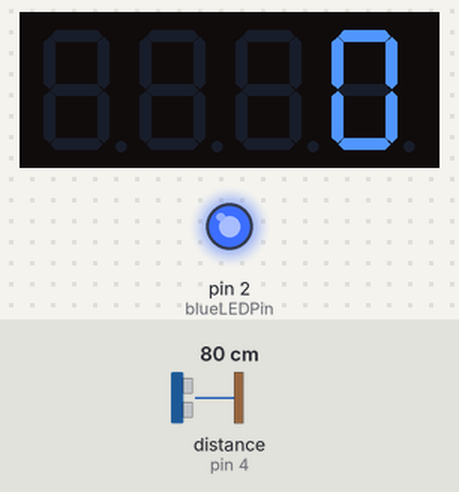
The sketch below on a simulated Arduino Uno, built with avr-gcc and run on an emulated ATmega328P. Shown: 4-digit seven-segment display, output pins drawn as LEDs (lit = HIGH). Wiring (inferred from the names in the program): ultrasonic range finder: trigger pin 5; echo pin 4. The test bench sets the inputs (shaded band); at power-on: distance to the obstacle (sensor on pin 4) 80 cm. The echo pulse lasts 58.3 µs per cm; pins used as bus, display or sensor lines are not drawn.

Above: at 1.2 s.
1.3 s: distance to the obstacle (sensor on pin 4) set to 2 cm
At 1.9 s:
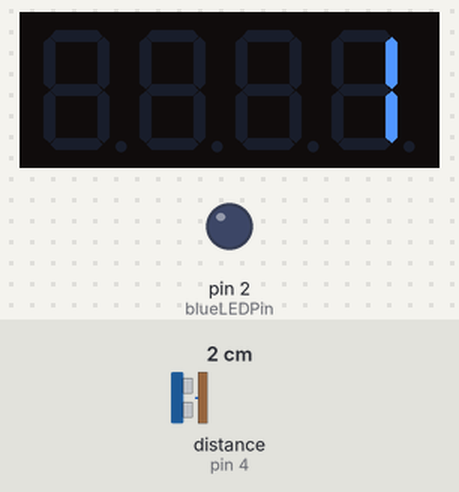
4.3 s: distance to the obstacle (sensor on pin 4) set to 18 cm
At 5.0 s:
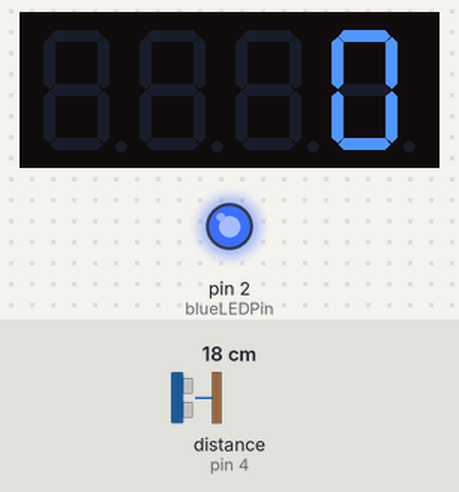
5.8 s: distance to the obstacle (sensor on pin 4) set to 13 cm
7.3 s: distance to the obstacle (sensor on pin 4) set to 10 cm
At 9.3 s:
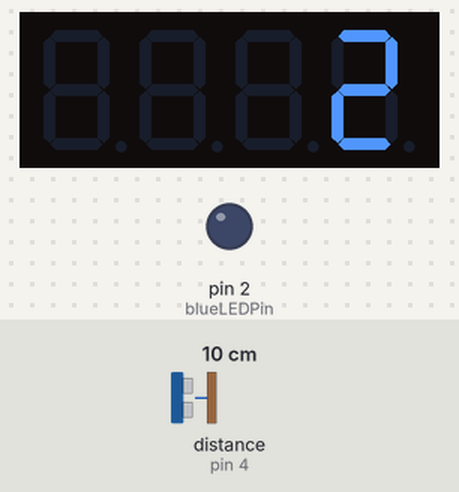
Timing chart, 0 to 10.8 s (numbered marks = the images above; inputs shaded):
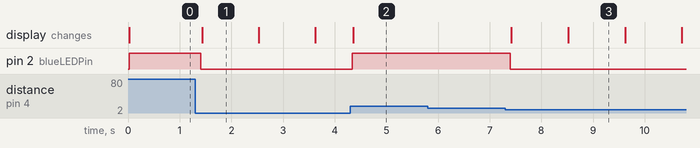

Measured:
- the behaviour switches between 12 and 11 cm on distance to the obstacle (sensor on pin 4) (found by bisection; images 2 and 3)
- after the input at 1.3 s, pin 2 (blueLEDPin): HIGH → LOW after 0.11 s; the display: changes after 0.13 s (image 1)
- after the input at 4.3 s, pin 2 (blueLEDPin): LOW → HIGH at once
- after the input at 5.8 s, every drawn part: stays the same
- after the input at 7.3 s, pin 2 (blueLEDPin): HIGH → LOW after 0.10 s; the display: first changes after 0.12 s (image 3 shows a later state)
- what the display in image 1 shows lasts 1.1 s, from 1.4 s to 2.5 s

The sketch:

time_display.ino
```cpp
#include <TM1637Display.h>

#define CLK 12
#define DIO 13

TM1637Display display(CLK, DIO);

uint8_t blank[] = { 0x00, 0x00, 0x00, 0x00 };

int echoInputPin = 4;   // define ultrasonic signal receiver pin ECHO to D4
int trigOutputPin = 5;  // define ultrasonic signal transmitter pin TRIG to D5
int blueLEDPin = 2;

long prevTime = 0;
long currentTime = 0;
int seconds = 0;
int minutes = 0;

void setup() {
  Serial.begin(9600);
  pinMode(echoInputPin, INPUT);
  pinMode(trigOutputPin, OUTPUT);
  pinMode(blueLEDPin, OUTPUT);

  display.setBrightness(8);    // 밝기 설정 범위는 0 ~ 16
  display.setSegments(blank);  // 배열 출력
}

void loop() {
  // 센서의 펄스 시간을 읽어서 거리로 변환
  digitalWrite(trigOutputPin, LOW);
  delayMicroseconds(2);
  digitalWrite(trigOutputPin, HIGH);  // Pulse for 10μ s to trigger ultrasonic detection
  delayMicroseconds(10);
  digitalWrite(trigOutputPin, LOW);

  int distance = pulseIn(echoInputPin, HIGH);
  distance = distance / 58;

  // 차가 주차하면
  if (distance <= 10) {
    // 파란 LED OFF
    digitalWrite(blueLEDPin, LOW);

    // 시간 카운트 시작
    long currentTime = millis();

    // 1초 마다 함수 수행
    if (currentTime - prevTime >= 1000) {
      seconds++;

      // 60초가 지나면 1분 증가
      if (seconds % 60 == 0) {
        minutes++;
        seconds = 0;
      }

      // 24분 지나면 초기화
      if (minutes == 24) {
        minutes = 0;
        seconds = 0;
      }
      prevTime = currentTime;
    }
  } else {
    // 차가 나가면
    // 파란 LED ON
    digitalWrite(blueLEDPin, HIGH);
    // 시간 초기화
    minutes = 0;
    seconds = 0;
  }

  // 시간을 display에 표시
  display.showNumberDec(minutes * 100 + seconds, false);

  delay(100);
}
```
